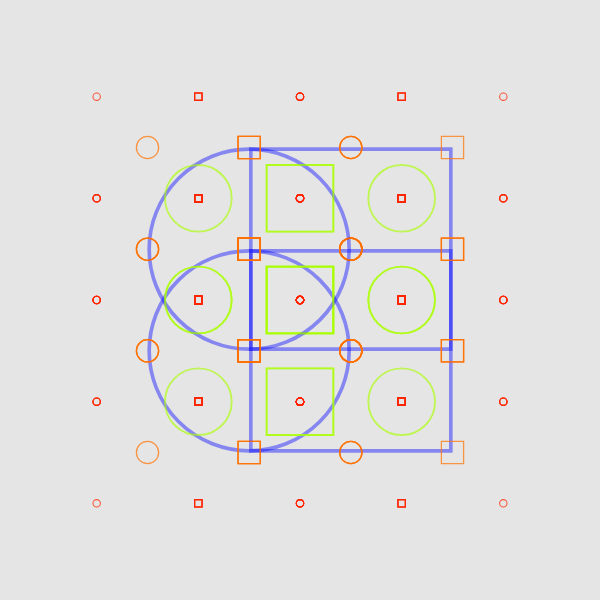
Frame 1 (no input)
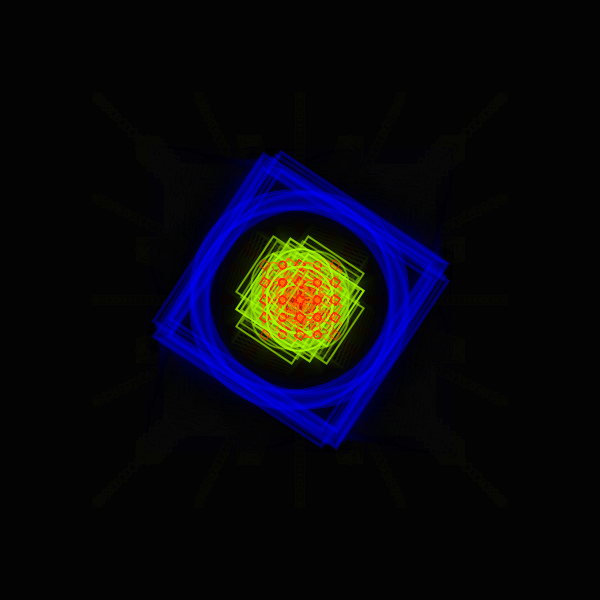
Frame 60 (no input)
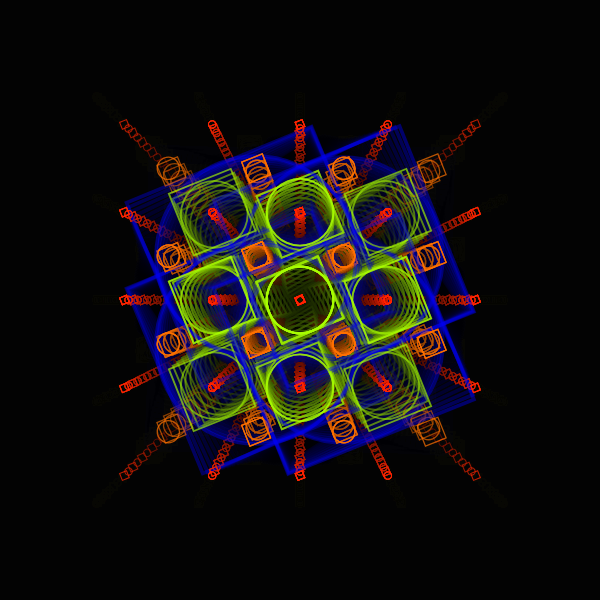
Frame 120 (the mouse pressed at the canvas centre since frame 60)

The p5.js sketch that drew these frames (run headless with seeded random() and noise() and a simulated clock; from frame 60 on, the mouse is pressed at the canvas centre):

// p5.js sketch
// ── sketch.js

let numCalls = 0;

let divideFactor;
let xMovement = 0;
let yMovement = 0;
let shapeButton;

let shape = 0;

let xOffset = 0;
let yOffset = 0;

let angle = 0;

function setup(){
	createCanvas(600,600);
	colorMode(HSB,360,100,100,100);

	//recursiveCircle(600);

	divideFactor = createSlider(2,4,3,0.1);
	// xMovement = createSlider(-50,50,0,1);
	//yMovement = createSlider(-50,50,0,1);
	shapeButton = createButton("Change Shape");
	shapeButton.mousePressed(shapeFunction);
	rectMode(CENTER);


}

function draw(){
	background(0,10);
	recursiveShape(300,300,600);
	angle += 0.01
}

function recursiveShape(x,y,diameter){

	numCalls++;
	console.log(numCalls);

	push();
	translate(x,y);
	rotate(angle);
	noFill();
	let weight = map(diameter,0,300,1,5);
	let hue = map(diameter,0,300,0,360)
	let alpha = map(diameter,0,300,75,25)
	stroke(hue,100,100,alpha);
	strokeWeight(weight)
	if (numCalls % 2 == 0){
	rect(0,0,diameter,diameter);
	} else {
	ellipse(0,0,diameter);
	}
	pop();

	xMovement = map(noise(frameCount * 0.005),0,1,-150,150);

	yMovement = -xMovement;
	console.log(xMovement);


	if (diameter > 8){
	recursiveShape(x+xMovement,y+yMovement,diameter/divideFactor.value());
	recursiveShape(x-xMovement,y-yMovement,diameter/divideFactor.value());
	recursiveShape(x+xMovement,y-yMovement,diameter/divideFactor.value());
	recursiveShape(x-xMovement,y+yMovement,diameter/divideFactor.value());


	}

}

function shapeFunction(){
	shape++;
}
